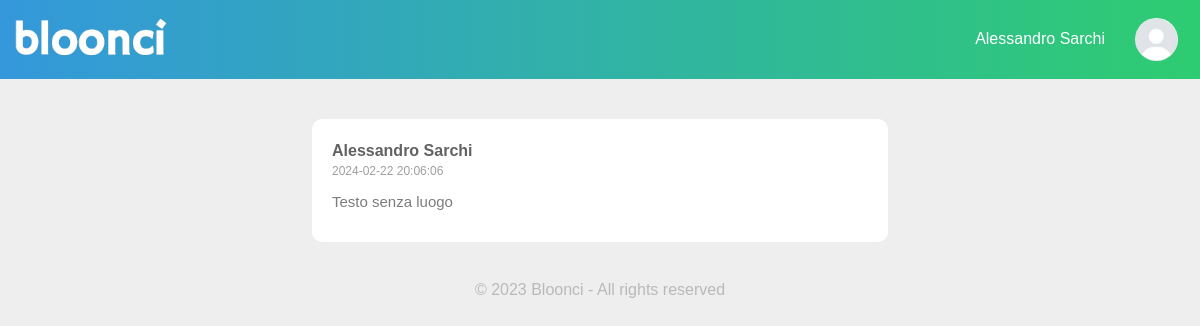
Page /frontEnd/messaggioRiferito.php?IDMessaggio=16 (signed in) on the committed database.
### tables this page shows
CREATE TABLE `utente` (
  `email` varchar(50) NOT NULL,
  `password` varchar(50) NOT NULL,
  `nome` varchar(30) NOT NULL,
  `cognome` varchar(30) NOT NULL,
  `dataNascita` date DEFAULT NULL,
  `cittàNacita` varchar(30) DEFAULT NULL,
  `provinciaNascita` varchar(30) DEFAULT NULL,
  `orientamentoSessuale` enum('eterosessuale','omosessuale','bisessuale','altro') DEFAULT NULL,
  `rispettabilità` enum('0','1','2','3','4','5','6','7','8','9','10') NOT NULL DEFAULT '6',
  `bloccante` varchar(50) DEFAULT NULL,
  `amministratore` tinyint(1) NOT NULL DEFAULT 0
);

CREATE TABLE `messaggio` (
  `IDMessaggio` bigint(20) NOT NULL,
  `email` varchar(50) NOT NULL,
  `timestamp` timestamp NOT NULL DEFAULT current_timestamp() ON UPDATE current_timestamp(),
  `tipo` enum('foto','testo') NOT NULL,
  `nome` varchar(100) DEFAULT NULL,
  `percorso` varchar(100) DEFAULT NULL,
  `testo` varchar(100) DEFAULT NULL,
  `città` varchar(30) DEFAULT NULL,
  `provincia` varchar(30) DEFAULT NULL
);

### frontEnd/messaggioRiferito.php (the view, shortened to what this page needs)
<?php
require "../backEnd/dbConnection.php";
?>
<!DOCTYPE html>
<html lang="en">
<head>
    <link rel="stylesheet" href="../style/myStyle.css">
    <link href="https://cdn.jsdelivr.net/npm/bootstrap@5.3.2/dist/css/bootstrap.min.css" rel="stylesheet"
>
</head>
<body style="background: #eeeeee;">
    <div class="z-0">
        <div class="container-fluid" style="margin-bottom: 20px;">
            <nav class="navbar row">
                <div class="container-fluid">
                    <a href="../index.php">
                        <img src="../images/misc/scritta_bloonci_bianca.png" class="logo nav-brand">
                    </a>
                    <div style="display: flex; align-items: center;">
                        <div class="nav-user-icon d-none d-lg-block">
                            <span>
                                <?php echo '<span class="nav-user-icon">' . $_SESSION['nome'] . ' ' . $_SESSION['cognome'] . '</span>'; ?>
                            </span>
                        </div>
                        <div class="nav-user-icon d-none d-md-block">
                            <a href="bachecaPersonale.php">
                                <img src="../images/misc/unkwownPhoto.jpeg" alt="User Photo">
                            </a>
                        </div>
                    </div>
                </div>
            </nav>
        </div>
        <div class="container-fluid">
            <div class="row">
                <div class="col-md-3 d-none d-md-block">
                </div>
                <div class="col-md-6">
                    <div class="main-content">
                        <?php
                        $IDMessaggio = $_GET['IDMessaggio'];
                        $query = "SELECT * FROM messaggio WHERE IDMessaggio = '$IDMessaggio'";
                        $res = $cid->query($query);
                        $row = $res->fetch_assoc();
                        $email = $row['email'];
                        $timestamp = $row['timestamp'];
                        $testo = $row['testo'];
                        $query2 = "SELECT nome, cognome FROM utente WHERE email = '$email'";
                        $res2 = $cid->query($query2);
                        $row2 = $res2->fetch_assoc();
                        $nomeUtente = $row2['nome'];
                        $cognome = $row2['cognome'];
                        echo <<<END
                        <div class="post-container">
                            <div class="user-profile">
                                <div style="display: flex">
                                    <div class="name-post">
                                        <p><a href="">$nomeUtente $cognome</a></p>
                                        <small>$timestamp</small>
                                    </div>
                                </div>
                            </div>
                            <p class="post-text">$testo</p>
                        END;
                        echo <<<END
                        </div>
                        END;
                        ?>
                    </div>
                </div>
                <div class="col-md-3 d-none d-md-block">
                </div>
            </div>
        </div>
        <footer class="container-fluid text-center p-3" style="background: transparent; color: #b9b9b9;">
            <p>&copy; 2023 Bloonci - All rights reserved</p>
        </footer>
</body>
</html>

### style/myStyle.css (style rules this page uses)
* { margin: 0; padding: 0; font-family: 'poppins', sans-serif; }
body { background: #626262; }
.navbar { background: linear-gradient(to right, #3498db, #2ecc71); }
.logo { width: 160px; margin-right: 45px; }
.nav-user-icon img { width: 43px; border-radius: 50%; cursor: pointer; }
.nav-user-icon { margin: 10px; }
.main-content { flex-basis: 47%; }
.user-profile { display: flex; align-items: center; justify-content: space-between; }
.user-profile p { font-weight: 600; margin-bottom: -5px; color: #626262; }
.user-profile small { font-size: 12px; color: #9f9f9f; }
.post-container { width: 100%; background: #fff; border-radius: 10px; padding: 20px; color: #626262; margin: 20px 0; }
.post-text { color: #7c7c7c; margin: 9px 0; font-size: 15px; }
.nav-user-icon span { color: #fff; font-size: 16px; font-weight: 500; padding-top: 100px; }
.name-post a { text-decoration: none; color: #626262; }

### rows in the picture
utente: nome "Alessandro", cognome "Sarchi"
messaggio: timestamp "2024-02-22 20:06:06", testo "Testo senza luogo"

### other values in the picture
$_SESSION['nome'] "Alessandro"
$_SESSION['cognome'] "Sarchi"
